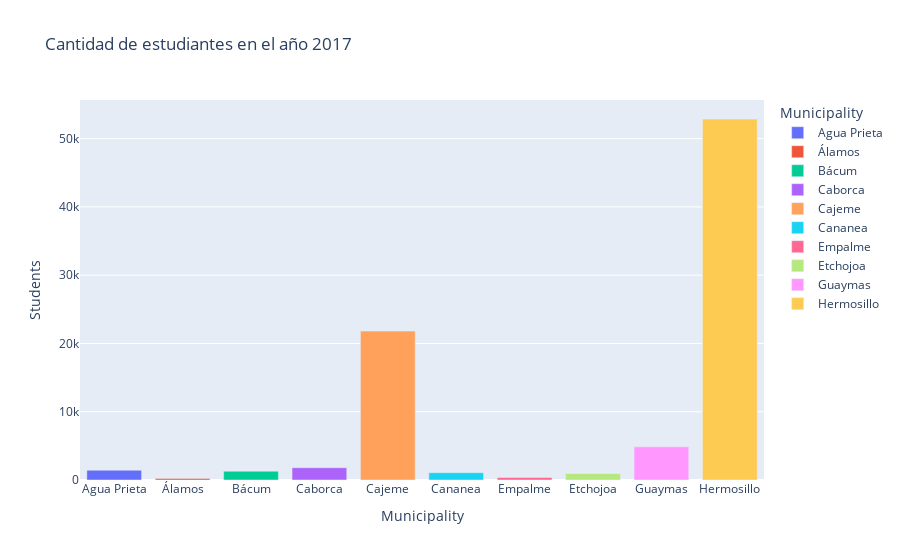
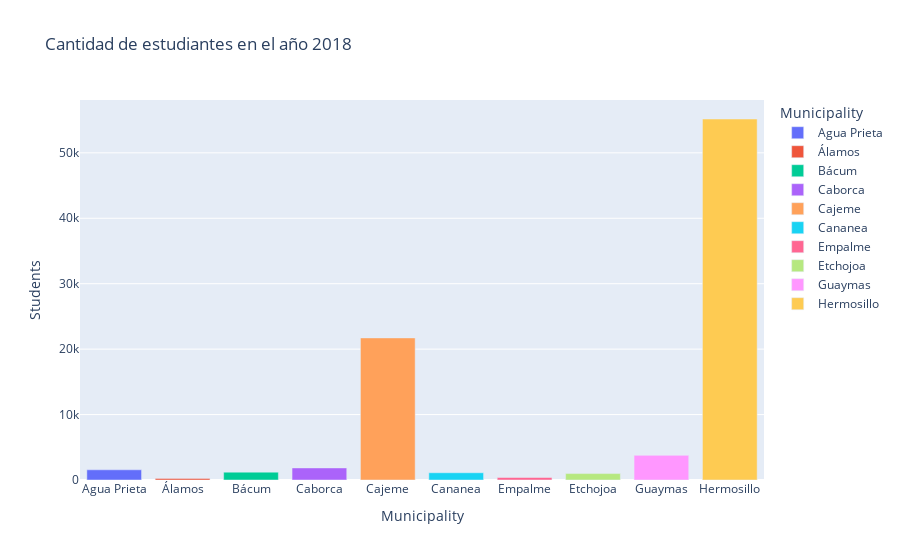
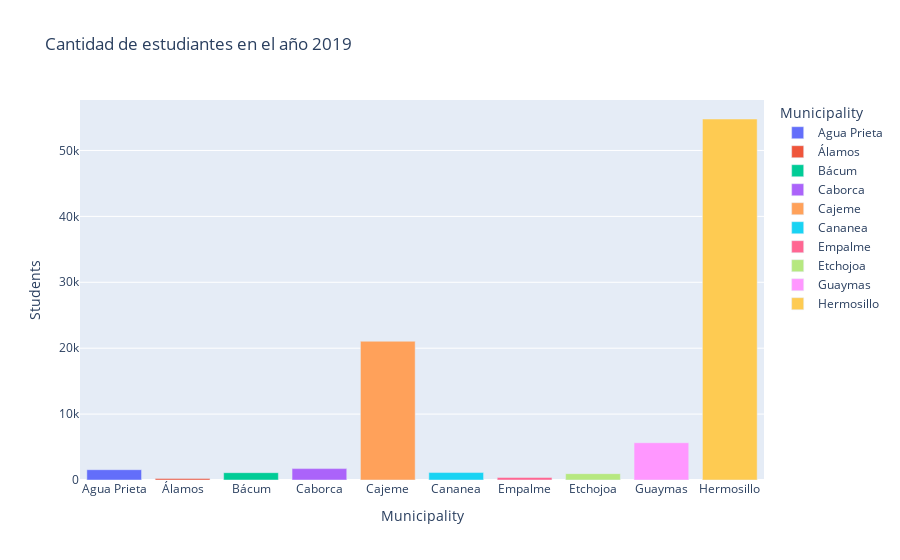
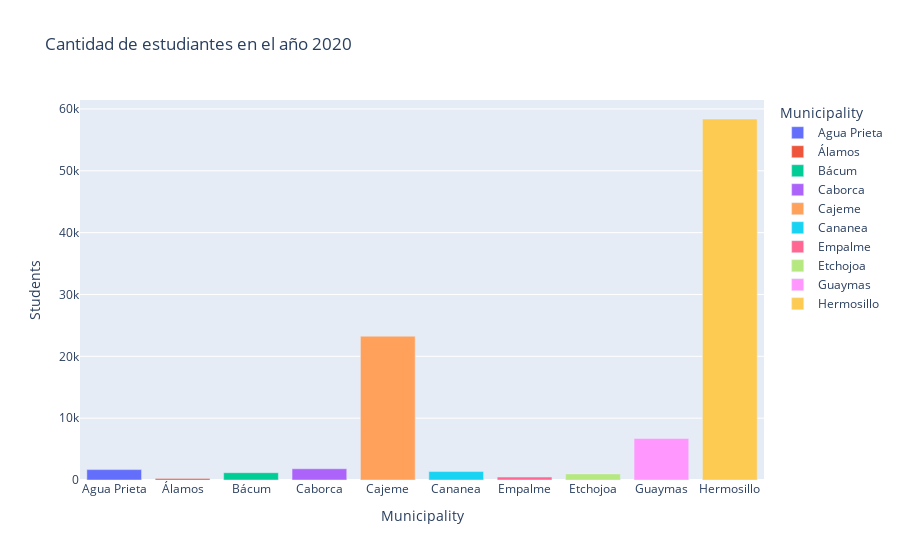

Notebook code cell kept with these figures, in order:
### Markdown cell above
#### Cantidad de estudiantes por año

### Code cell
import plotly.express as px

for anio in [2017,2018,2019,2020,2021]:
  fig = px.bar(tidyDf[tidyDf.grouper == str(anio)], x='Municipality', y='Students', color="Municipality", title="Cantidad de estudiantes en el año {}".format(anio))
  fig.show()

### Figure 1 — Plotly figure (JSON) as saved in the notebook; plotly's stock layout.template omitted (floating-point values rounded to 4 significant figures)
{"data": [{"alignmentgroup": "True", "hovertemplate": "Municipality=%{x}<br>Students=%{y}<extra></extra>", "legendgroup": "Agua Prieta", "marker": {"color": "#636efa", "pattern": {"shape": ""}}, "name": "Agua Prieta", "offsetgroup": "Agua Prieta", "orientation": "v", "showlegend": true, "textposition": "auto", "type": "bar", "x": ["Agua Prieta"], "xaxis": "x", "y": [1431], "yaxis": "y"}, {"alignmentgroup": "True", "hovertemplate": "Municipality=%{x}<br>Students=%{y}<extra></extra>", "legendgroup": "Álamos", "marker": {"color": "#EF553B", "pattern": {"shape": ""}}, "name": "Álamos", "offsetgroup": "Álamos", "orientation": "v", "showlegend": true, "textposition": "auto", "type": "bar", "x": ["Álamos"], "xaxis": "x", "y": [224], "yaxis": "y"}, {"alignmentgroup": "True", "hovertemplate": "Municipality=%{x}<br>Students=%{y}<extra></extra>", "legendgroup": "Bácum", "marker": {"color": "#00cc96", "pattern": {"shape": ""}}, "name": "Bácum", "offsetgroup": "Bácum", "orientation": "v", "showlegend": true, "textposition": "auto", "type": "bar", "x": ["Bácum"], "xaxis": "x", "y": [1290], "yaxis": "y"}, {"alignmentgroup": "True", "hovertemplate": "Municipality=%{x}<br>Students=%{y}<extra></extra>", "legendgroup": "Caborca", "marker": {"color": "#ab63fa", "pattern": {"shape": ""}}, "name": "Caborca", "offsetgroup": "Caborca", "orientation": "v", "showlegend": true, "textposition": "auto", "type": "bar", "x": ["Caborca"], "xaxis": "x", "y": [1800], "yaxis": "y"}, {"alignmentgroup": "True", "hovertemplate": "Municipality=%{x}<br>Students=%{y}<extra></extra>", "legendgroup": "Cajeme", "marker": {"color": "#FFA15A", "pattern": {"shape": ""}}, "name": "Cajeme", "offsetgroup": "Cajeme", "orientation": "v", "showlegend": true, "textposition": "auto", "type": "bar", "x": ["Cajeme"], "xaxis": "x", "y": [21806], "yaxis": "y"}, {"alignmentgroup": "True", "hovertemplate": "Municipality=%{x}<br>Students=%{y}<extra></extra>", "legendgroup": "Cananea", "marker": {"color": "#19d3f3", "pattern": {"shape": ""}}, "name": "Cananea", "offsetgroup": "Cananea", "orientation": "v", "showlegend": true, "textposition": "auto", "type": "bar", "x": ["Cananea"], "xaxis": "x", "y": [1077], "yaxis": "y"}, {"alignmentgroup": "True", "hovertemplate": "Municipality=%{x}<br>Students=%{y}<extra></extra>", "legendgroup": "Empalme", "marker": {"color": "#FF6692", "pattern": {"shape": ""}}, "name": "Empalme", "offsetgroup": "Empalme", "orientation": "v", "showlegend": true, "textposition": "auto", "type": "bar", "x": ["Empalme"], "xaxis": "x", "y": [374], "yaxis": "y"}, {"alignmentgroup": "True", "hovertemplate": "Municipality=%{x}<br>Students=%{y}<extra></extra>", "legendgroup": "Etchojoa", "marker": {"color": "#B6E880", "pattern": {"shape": ""}}, "name": "Etchojoa", "offsetgroup": "Etchojoa", "orientation": "v", "showlegend": true, "textposition": "auto", "type": "bar", "x": ["Etchojoa"], "xaxis": "x", "y": [960], "yaxis": "y"}, {"alignmentgroup": "True", "hovertemplate": "Municipality=%{x}<br>Students=%{y}<extra></extra>", "legendgroup": "Guaymas", "marker": {"color": "#FF97FF", "pattern": {"shape": ""}}, "name": "Guaymas", "offsetgroup": "Guaymas", "orientation": "v", "showlegend": true, "textposition": "auto", "type": "bar", "x": ["Guaymas"], "xaxis": "x", "y": [4853], "yaxis": "y"}, {"alignmentgroup": "True", "hovertemplate": "Municipality=%{x}<br>Students=%{y}<extra></extra>", "legendgroup": "Hermosillo", "marker": {"color": "#FECB52", "pattern": {"shape": ""}}, "name": "Hermosillo", "offsetgroup": "Hermosillo", "orientation": "v", "showlegend": true, "textposition": "auto", "type": "bar", "x": ["Hermosillo"], "xaxis": "x", "y": [52871], "yaxis": "y"}], "layout": {"barmode": "relative", "legend": {"title": {"text": "Municipality"}, "tracegroupgap": 0}, "title": {"text": "Cantidad de estudiantes en el año 2017"}, "xaxis": {"anchor": "y", "categoryarray": ["Agua Prieta", "Álamos", "Bácum", "Caborca", "Cajeme", "Cananea", "Empalme", "Etchojoa", "Guaymas", "Hermosillo"], "categoryorder": "array", "domain": [0, 1], "title": {"text": "Municipality"}}, "yaxis": {"anchor": "x", "domain": [0, 1], "title": {"text": "Students"}}}}

### Figure 2 — Plotly figure (JSON) as saved in the notebook; plotly's stock layout.template omitted (floating-point values rounded to 4 significant figures)
{"data": [{"alignmentgroup": "True", "hovertemplate": "Municipality=%{x}<br>Students=%{y}<extra></extra>", "legendgroup": "Agua Prieta", "marker": {"color": "#636efa", "pattern": {"shape": ""}}, "name": "Agua Prieta", "offsetgroup": "Agua Prieta", "orientation": "v", "showlegend": true, "textposition": "auto", "type": "bar", "x": ["Agua Prieta"], "xaxis": "x", "y": [1560], "yaxis": "y"}, {"alignmentgroup": "True", "hovertemplate": "Municipality=%{x}<br>Students=%{y}<extra></extra>", "legendgroup": "Álamos", "marker": {"color": "#EF553B", "pattern": {"shape": ""}}, "name": "Álamos", "offsetgroup": "Álamos", "orientation": "v", "showlegend": true, "textposition": "auto", "type": "bar", "x": ["Álamos"], "xaxis": "x", "y": [248], "yaxis": "y"}, {"alignmentgroup": "True", "hovertemplate": "Municipality=%{x}<br>Students=%{y}<extra></extra>", "legendgroup": "Bácum", "marker": {"color": "#00cc96", "pattern": {"shape": ""}}, "name": "Bácum", "offsetgroup": "Bácum", "orientation": "v", "showlegend": true, "textposition": "auto", "type": "bar", "x": ["Bácum"], "xaxis": "x", "y": [1203], "yaxis": "y"}, {"alignmentgroup": "True", "hovertemplate": "Municipality=%{x}<br>Students=%{y}<extra></extra>", "legendgroup": "Caborca", "marker": {"color": "#ab63fa", "pattern": {"shape": ""}}, "name": "Caborca", "offsetgroup": "Caborca", "orientation": "v", "showlegend": true, "textposition": "auto", "type": "bar", "x": ["Caborca"], "xaxis": "x", "y": [1844], "yaxis": "y"}, {"alignmentgroup": "True", "hovertemplate": "Municipality=%{x}<br>Students=%{y}<extra></extra>", "legendgroup": "Cajeme", "marker": {"color": "#FFA15A", "pattern": {"shape": ""}}, "name": "Cajeme", "offsetgroup": "Cajeme", "orientation": "v", "showlegend": true, "textposition": "auto", "type": "bar", "x": ["Cajeme"], "xaxis": "x", "y": [21716], "yaxis": "y"}, {"alignmentgroup": "True", "hovertemplate": "Municipality=%{x}<br>Students=%{y}<extra></extra>", "legendgroup": "Cananea", "marker": {"color": "#19d3f3", "pattern": {"shape": ""}}, "name": "Cananea", "offsetgroup": "Cananea", "orientation": "v", "showlegend": true, "textposition": "auto", "type": "bar", "x": ["Cananea"], "xaxis": "x", "y": [1108], "yaxis": "y"}, {"alignmentgroup": "True", "hovertemplate": "Municipality=%{x}<br>Students=%{y}<extra></extra>", "legendgroup": "Empalme", "marker": {"color": "#FF6692", "pattern": {"shape": ""}}, "name": "Empalme", "offsetgroup": "Empalme", "orientation": "v", "showlegend": true, "textposition": "auto", "type": "bar", "x": ["Empalme"], "xaxis": "x", "y": [383], "yaxis": "y"}, {"alignmentgroup": "True", "hovertemplate": "Municipality=%{x}<br>Students=%{y}<extra></extra>", "legendgroup": "Etchojoa", "marker": {"color": "#B6E880", "pattern": {"shape": ""}}, "name": "Etchojoa", "offsetgroup": "Etchojoa", "orientation": "v", "showlegend": true, "textposition": "auto", "type": "bar", "x": ["Etchojoa"], "xaxis": "x", "y": [979], "yaxis": "y"}, {"alignmentgroup": "True", "hovertemplate": "Municipality=%{x}<br>Students=%{y}<extra></extra>", "legendgroup": "Guaymas", "marker": {"color": "#FF97FF", "pattern": {"shape": ""}}, "name": "Guaymas", "offsetgroup": "Guaymas", "orientation": "v", "showlegend": true, "textposition": "auto", "type": "bar", "x": ["Guaymas"], "xaxis": "x", "y": [3766], "yaxis": "y"}, {"alignmentgroup": "True", "hovertemplate": "Municipality=%{x}<br>Students=%{y}<extra></extra>", "legendgroup": "Hermosillo", "marker": {"color": "#FECB52", "pattern": {"shape": ""}}, "name": "Hermosillo", "offsetgroup": "Hermosillo", "orientation": "v", "showlegend": true, "textposition": "auto", "type": "bar", "x": ["Hermosillo"], "xaxis": "x", "y": [55172], "yaxis": "y"}], "layout": {"barmode": "relative", "legend": {"title": {"text": "Municipality"}, "tracegroupgap": 0}, "title": {"text": "Cantidad de estudiantes en el año 2018"}, "xaxis": {"anchor": "y", "categoryarray": ["Agua Prieta", "Álamos", "Bácum", "Caborca", "Cajeme", "Cananea", "Empalme", "Etchojoa", "Guaymas", "Hermosillo"], "categoryorder": "array", "domain": [0, 1], "title": {"text": "Municipality"}}, "yaxis": {"anchor": "x", "domain": [0, 1], "title": {"text": "Students"}}}}

### Figure 3 — Plotly figure (JSON) as saved in the notebook; plotly's stock layout.template omitted (floating-point values rounded to 4 significant figures)
{"data": [{"alignmentgroup": "True", "hovertemplate": "Municipality=%{x}<br>Students=%{y}<extra></extra>", "legendgroup": "Agua Prieta", "marker": {"color": "#636efa", "pattern": {"shape": ""}}, "name": "Agua Prieta", "offsetgroup": "Agua Prieta", "orientation": "v", "showlegend": true, "textposition": "auto", "type": "bar", "x": ["Agua Prieta"], "xaxis": "x", "y": [1563], "yaxis": "y"}, {"alignmentgroup": "True", "hovertemplate": "Municipality=%{x}<br>Students=%{y}<extra></extra>", "legendgroup": "Álamos", "marker": {"color": "#EF553B", "pattern": {"shape": ""}}, "name": "Álamos", "offsetgroup": "Álamos", "orientation": "v", "showlegend": true, "textposition": "auto", "type": "bar", "x": ["Álamos"], "xaxis": "x", "y": [218], "yaxis": "y"}, {"alignmentgroup": "True", "hovertemplate": "Municipality=%{x}<br>Students=%{y}<extra></extra>", "legendgroup": "Bácum", "marker": {"color": "#00cc96", "pattern": {"shape": ""}}, "name": "Bácum", "offsetgroup": "Bácum", "orientation": "v", "showlegend": true, "textposition": "auto", "type": "bar", "x": ["Bácum"], "xaxis": "x", "y": [1111], "yaxis": "y"}, {"alignmentgroup": "True", "hovertemplate": "Municipality=%{x}<br>Students=%{y}<extra></extra>", "legendgroup": "Caborca", "marker": {"color": "#ab63fa", "pattern": {"shape": ""}}, "name": "Caborca", "offsetgroup": "Caborca", "orientation": "v", "showlegend": true, "textposition": "auto", "type": "bar", "x": ["Caborca"], "xaxis": "x", "y": [1727], "yaxis": "y"}, {"alignmentgroup": "True", "hovertemplate": "Municipality=%{x}<br>Students=%{y}<extra></extra>", "legendgroup": "Cajeme", "marker": {"color": "#FFA15A", "pattern": {"shape": ""}}, "name": "Cajeme", "offsetgroup": "Cajeme", "orientation": "v", "showlegend": true, "textposition": "auto", "type": "bar", "x": ["Cajeme"], "xaxis": "x", "y": [21054], "yaxis": "y"}, {"alignmentgroup": "True", "hovertemplate": "Municipality=%{x}<br>Students=%{y}<extra></extra>", "legendgroup": "Cananea", "marker": {"color": "#19d3f3", "pattern": {"shape": ""}}, "name": "Cananea", "offsetgroup": "Cananea", "orientation": "v", "showlegend": true, "textposition": "auto", "type": "bar", "x": ["Cananea"], "xaxis": "x", "y": [1127], "yaxis": "y"}, {"alignmentgroup": "True", "hovertemplate": "Municipality=%{x}<br>Students=%{y}<extra></extra>", "legendgroup": "Empalme", "marker": {"color": "#FF6692", "pattern": {"shape": ""}}, "name": "Empalme", "offsetgroup": "Empalme", "orientation": "v", "showlegend": true, "textposition": "auto", "type": "bar", "x": ["Empalme"], "xaxis": "x", "y": [391], "yaxis": "y"}, {"alignmentgroup": "True", "hovertemplate": "Municipality=%{x}<br>Students=%{y}<extra></extra>", "legendgroup": "Etchojoa", "marker": {"color": "#B6E880", "pattern": {"shape": ""}}, "name": "Etchojoa", "offsetgroup": "Etchojoa", "orientation": "v", "showlegend": true, "textposition": "auto", "type": "bar", "x": ["Etchojoa"], "xaxis": "x", "y": [962], "yaxis": "y"}, {"alignmentgroup": "True", "hovertemplate": "Municipality=%{x}<br>Students=%{y}<extra></extra>", "legendgroup": "Guaymas", "marker": {"color": "#FF97FF", "pattern": {"shape": ""}}, "name": "Guaymas", "offsetgroup": "Guaymas", "orientation": "v", "showlegend": true, "textposition": "auto", "type": "bar", "x": ["Guaymas"], "xaxis": "x", "y": [5653], "yaxis": "y"}, {"alignmentgroup": "True", "hovertemplate": "Municipality=%{x}<br>Students=%{y}<extra></extra>", "legendgroup": "Hermosillo", "marker": {"color": "#FECB52", "pattern": {"shape": ""}}, "name": "Hermosillo", "offsetgroup": "Hermosillo", "orientation": "v", "showlegend": true, "textposition": "auto", "type": "bar", "x": ["Hermosillo"], "xaxis": "x", "y": [54777], "yaxis": "y"}], "layout": {"barmode": "relative", "legend": {"title": {"text": "Municipality"}, "tracegroupgap": 0}, "title": {"text": "Cantidad de estudiantes en el año 2019"}, "xaxis": {"anchor": "y", "categoryarray": ["Agua Prieta", "Álamos", "Bácum", "Caborca", "Cajeme", "Cananea", "Empalme", "Etchojoa", "Guaymas", "Hermosillo"], "categoryorder": "array", "domain": [0, 1], "title": {"text": "Municipality"}}, "yaxis": {"anchor": "x", "domain": [0, 1], "title": {"text": "Students"}}}}

### Figure 4 — Plotly figure (JSON) as saved in the notebook; plotly's stock layout.template omitted (floating-point values rounded to 4 significant figures)
{"data": [{"alignmentgroup": "True", "hovertemplate": "Municipality=%{x}<br>Students=%{y}<extra></extra>", "legendgroup": "Agua Prieta", "marker": {"color": "#636efa", "pattern": {"shape": ""}}, "name": "Agua Prieta", "offsetgroup": "Agua Prieta", "orientation": "v", "showlegend": true, "textposition": "auto", "type": "bar", "x": ["Agua Prieta"], "xaxis": "x", "y": [1679], "yaxis": "y"}, {"alignmentgroup": "True", "hovertemplate": "Municipality=%{x}<br>Students=%{y}<extra></extra>", "legendgroup": "Álamos", "marker": {"color": "#EF553B", "pattern": {"shape": ""}}, "name": "Álamos", "offsetgroup": "Álamos", "orientation": "v", "showlegend": true, "textposition": "auto", "type": "bar", "x": ["Álamos"], "xaxis": "x", "y": [248], "yaxis": "y"}, {"alignmentgroup": "True", "hovertemplate": "Municipality=%{x}<br>Students=%{y}<extra></extra>", "legendgroup": "Bácum", "marker": {"color": "#00cc96", "pattern": {"shape": ""}}, "name": "Bácum", "offsetgroup": "Bácum", "orientation": "v", "showlegend": true, "textposition": "auto", "type": "bar", "x": ["Bácum"], "xaxis": "x", "y": [1180], "yaxis": "y"}, {"alignmentgroup": "True", "hovertemplate": "Municipality=%{x}<br>Students=%{y}<extra></extra>", "legendgroup": "Caborca", "marker": {"color": "#ab63fa", "pattern": {"shape": ""}}, "name": "Caborca", "offsetgroup": "Caborca", "orientation": "v", "showlegend": true, "textposition": "auto", "type": "bar", "x": ["Caborca"], "xaxis": "x", "y": [1812], "yaxis": "y"}, {"alignmentgroup": "True", "hovertemplate": "Municipality=%{x}<br>Students=%{y}<extra></extra>", "legendgroup": "Cajeme", "marker": {"color": "#FFA15A", "pattern": {"shape": ""}}, "name": "Cajeme", "offsetgroup": "Cajeme", "orientation": "v", "showlegend": true, "textposition": "auto", "type": "bar", "x": ["Cajeme"], "xaxis": "x", "y": [23256], "yaxis": "y"}, {"alignmentgroup": "True", "hovertemplate": "Municipality=%{x}<br>Students=%{y}<extra></extra>", "legendgroup": "Cananea", "marker": {"color": "#19d3f3", "pattern": {"shape": ""}}, "name": "Cananea", "offsetgroup": "Cananea", "orientation": "v", "showlegend": true, "textposition": "auto", "type": "bar", "x": ["Cananea"], "xaxis": "x", "y": [1363], "yaxis": "y"}, {"alignmentgroup": "True", "hovertemplate": "Municipality=%{x}<br>Students=%{y}<extra></extra>", "legendgroup": "Empalme", "marker": {"color": "#FF6692", "pattern": {"shape": ""}}, "name": "Empalme", "offsetgroup": "Empalme", "orientation": "v", "showlegend": true, "textposition": "auto", "type": "bar", "x": ["Empalme"], "xaxis": "x", "y": [475], "yaxis": "y"}, {"alignmentgroup": "True", "hovertemplate": "Municipality=%{x}<br>Students=%{y}<extra></extra>", "legendgroup": "Etchojoa", "marker": {"color": "#B6E880", "pattern": {"shape": ""}}, "name": "Etchojoa", "offsetgroup": "Etchojoa", "orientation": "v", "showlegend": true, "textposition": "auto", "type": "bar", "x": ["Etchojoa"], "xaxis": "x", "y": [982], "yaxis": "y"}, {"alignmentgroup": "True", "hovertemplate": "Municipality=%{x}<br>Students=%{y}<extra></extra>", "legendgroup": "Guaymas", "marker": {"color": "#FF97FF", "pattern": {"shape": ""}}, "name": "Guaymas", "offsetgroup": "Guaymas", "orientation": "v", "showlegend": true, "textposition": "auto", "type": "bar", "x": ["Guaymas"], "xaxis": "x", "y": [6719], "yaxis": "y"}, {"alignmentgroup": "True", "hovertemplate": "Municipality=%{x}<br>Students=%{y}<extra></extra>", "legendgroup": "Hermosillo", "marker": {"color": "#FECB52", "pattern": {"shape": ""}}, "name": "Hermosillo", "offsetgroup": "Hermosillo", "orientation": "v", "showlegend": true, "textposition": "auto", "type": "bar", "x": ["Hermosillo"], "xaxis": "x", "y": [58375], "yaxis": "y"}], "layout": {"barmode": "relative", "legend": {"title": {"text": "Municipality"}, "tracegroupgap": 0}, "title": {"text": "Cantidad de estudiantes en el año 2020"}, "xaxis": {"anchor": "y", "categoryarray": ["Agua Prieta", "Álamos", "Bácum", "Caborca", "Cajeme", "Cananea", "Empalme", "Etchojoa", "Guaymas", "Hermosillo"], "categoryorder": "array", "domain": [0, 1], "title": {"text": "Municipality"}}, "yaxis": {"anchor": "x", "domain": [0, 1], "title": {"text": "Students"}}}}
